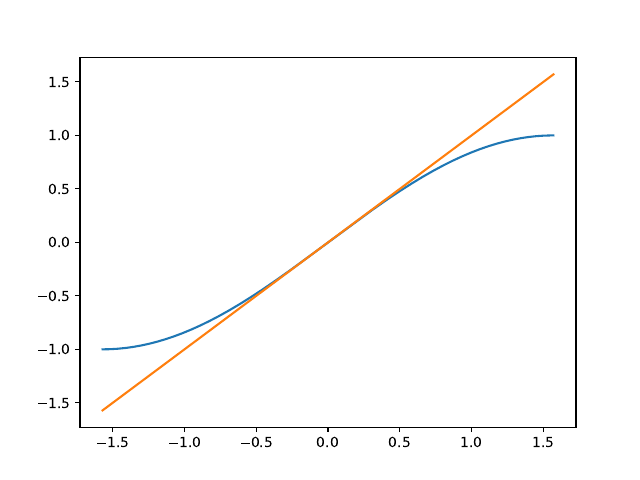

Write Python code to recreate this figure.
import numpy as np
from matplotlib import pyplot as plt


def sinus(x):
    return np.sin(x)
def prima_bisect(x):
    return x
def pade(x):
    return (x - 7*x*x*x/60)/(1+x*x/20)

t = np.arange(-np.pi/2, np.pi/2, 1/1000)
plt.plot(t, sinus(t))
plt.plot(t, prima_bisect(t))
plt.savefig('Exercitiul_8.pdf', format='pdf')
plt.show()

plt.plot(t, sinus(t)-prima_bisect(t))
plt.savefig('Exercitiul_8_eroarea.pdf', format='pdf')
plt.show()

plt.plot(t, sinus(t))
plt.plot(t, pade(t))
plt.savefig('Exercitiul_8_pade.pdf', format='pdf')
plt.show()

plt.plot(t, sinus(t)-pade(t))
plt.savefig('Exercitiul_8_pade_eroarea.pdf', format='pdf')
plt.show()

plt.plot(t, sinus(t)-prima_bisect(t))
plt.yscale('log')
plt.savefig('Exercitiul_8_yscale_log.pdf', format='pdf')
plt.show()

plt.plot(t, sinus(t)-pade(t))
plt.yscale('log')
plt.savefig('Exercitiul_8_pade_yscale_log.pdf', format='pdf')
plt.show()